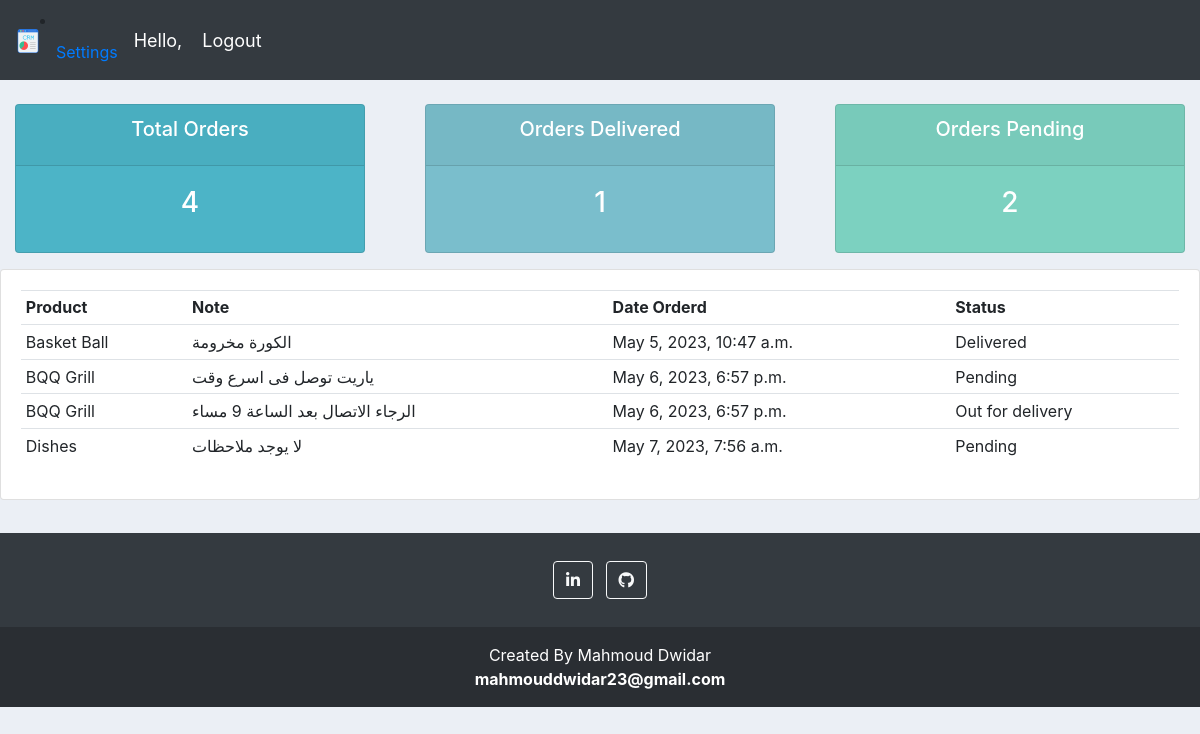
The page /user/ (signed in) on the database its author committed.
### accounts/models.py (models this page shows, shortened)
class Order(models.Model):
    STATUS = (
        ('Pending', 'Pending'),
        ('Out for delivery', 'Out for delivery'),
        ('Delivered', 'Delivered'),
    )
    customer = models.ForeignKey(Customer, null=True, on_delete= models.SET_NULL)
    product = models.ForeignKey(Product, null=True, on_delete= models.SET_NULL)
    date_created = models.DateTimeField(auto_now_add=True, null=True)
    status = models.CharField(max_length=200, null=True, choices=STATUS)
    note = models.CharField(max_length=1000, null=True)

class Product(models.Model):
    CATEGORY = (
        ('Indoor', 'Indoor'),
        ('Out Door', 'Out Door'),
    )
    name = models.CharField(max_length=200, null=True)
    price = models.FloatField(null=True)
    category = models.CharField(max_length=200, null=True, choices=CATEGORY)
    description = models.CharField(max_length=200, null=True, blank=True)
    date_created = models.DateTimeField(auto_now_add=True, null=True)
    tags = models.ManyToManyField(Tag)
    def __str__(self) -> str:
        return self.name

### accounts/decorators.py (the view)
        def wrapper_func(request, *args, **kwargs):
            group = None
            if request.user.groups.exists():
                group = request.user.groups.all()[0].name
            if group in allowed_roles:
                return view_func(request, *args, **kwargs)
            else:
                return HttpResponse('You are not authorized to view this page.')

### accounts/views.py (called while the page is built)
@login_required(login_url='login')
@allowed_users(allowed_roles=['customer'])
def userPage(request):
    orders = request.user.customer.order_set.all()
    totat_orders = orders.count()
    delivered = orders.filter(status='Delivered').count()
    pending = orders.filter(status='Pending').count()
    first_name = request.user.first_name # To get the first name from the user's table
    last_name = request.user.last_name  # To get the last name from the user's table
    context = {'title': first_name.capitalize() + ' ' + last_name.capitalize(),
               'orders': orders,
               'totat_orders': totat_orders,
               'delivered': delivered,
               'pending': pending}
    return render(request, 'accounts/user.html', context)

### accounts/templates/accounts/user.html
{% extends 'accounts/main.html' %}
{% block content %}
{% include 'accounts/status.html' %}
    <div class="row">
        <div class="col-md">
            <div class="card card-body">
                <table class="table table-sm">
                    <tr>
                        <th>Product</th>
                        <th>Note</th>
                        <th>Date Orderd</th>
                        <th>Status</th>
                    </tr>
                    {% for order in orders %}
                        <tr>
                            <td>{{ order.product }}</td>
                            <td>{{ order.note }}</td>
                            <td>{{ order.date_created }}</td>
                            <td>{{ order.status }}</td>
                        </tr>
                    {% endfor %}
                </table>
            </div>
        </div>
    </div>
{% endblock %}

### static/css/main.css (style rules this page uses)
body { background-color: #ebeff5; }

### rows shown on the page
Order: product "Basket Ball", note "الكورة مخرومة", date_created "May 5, 2023, 10:47 a.m.", status "Delivered"
Order: product "BQQ Grill", note "ياريت توصل فى اسرع وقت", date_created "May 6, 2023, 6:57 p.m.", status "Pending"
Order: product "BQQ Grill", note "الرجاء الاتصال بعد الساعة 9 مساء", date_created "May 6, 2023, 6:57 p.m.", status "Out for delivery"
Order: product "Dishes", note "لا يوجد ملاحظات", date_created "May 7, 2023, 7:56 a.m.", status "Pending"

### other values the page prints
{{ totat_orders }} "4"
{{ delivered }} "1"
{{ pending }} "2"
